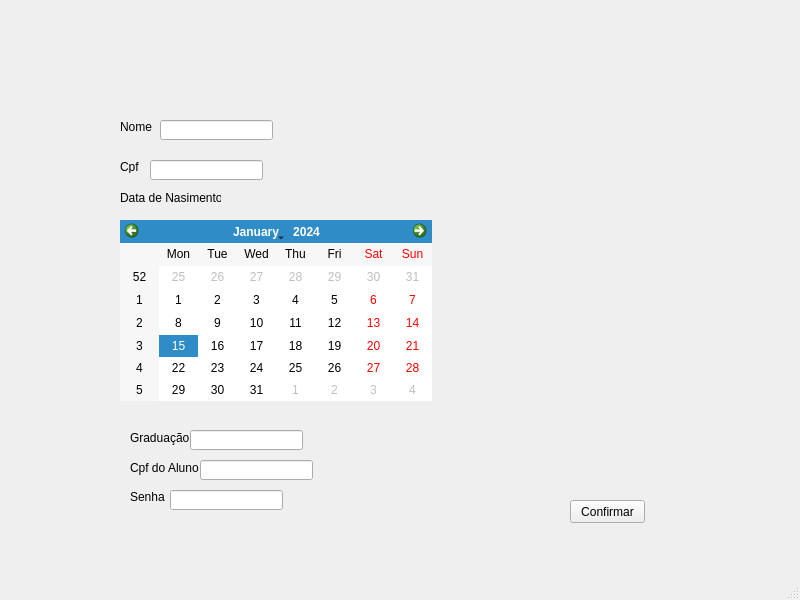
<?xml version="1.0" encoding="UTF-8"?>
<ui version="4.0">
 <class>MainWindow</class>
 <widget class="QMainWindow" name="MainWindow">
  <property name="geometry">
   <rect>
    <x>0</x>
    <y>0</y>
    <width>800</width>
    <height>600</height>
   </rect>
  </property>
  <property name="windowTitle">
   <string>MainWindow</string>
  </property>
  <widget class="QWidget" name="centralwidget">
   <widget class="QLabel" name="label">
    <property name="geometry">
     <rect>
      <x>120</x>
      <y>120</y>
      <width>47</width>
      <height>13</height>
     </rect>
    </property>
    <property name="text">
     <string>Nome</string>
    </property>
   </widget>
   <widget class="QLabel" name="label_2">
    <property name="geometry">
     <rect>
      <x>120</x>
      <y>160</y>
      <width>47</width>
      <height>13</height>
     </rect>
    </property>
    <property name="text">
     <string>Cpf</string>
    </property>
   </widget>
   <widget class="QLabel" name="label_3">
    <property name="geometry">
     <rect>
      <x>120</x>
      <y>190</y>
      <width>101</width>
      <height>16</height>
     </rect>
    </property>
    <property name="text">
     <string>Data de Nasimento</string>
    </property>
   </widget>
   <widget class="QCalendarWidget" name="calendarWidget">
    <property name="geometry">
     <rect>
      <x>120</x>
      <y>220</y>
      <width>312</width>
      <height>181</height>
     </rect>
    </property>
   </widget>
   <widget class="QLabel" name="label_4">
    <property name="geometry">
     <rect>
      <x>130</x>
      <y>430</y>
      <width>61</width>
      <height>16</height>
     </rect>
    </property>
    <property name="text">
     <string>Graduação</string>
    </property>
   </widget>
   <widget class="QLabel" name="label_5">
    <property name="geometry">
     <rect>
      <x>130</x>
      <y>460</y>
      <width>71</width>
      <height>16</height>
     </rect>
    </property>
    <property name="text">
     <string>Cpf do Aluno</string>
    </property>
   </widget>
   <widget class="QLabel" name="label_6">
    <property name="geometry">
     <rect>
      <x>130</x>
      <y>490</y>
      <width>47</width>
      <height>13</height>
     </rect>
    </property>
    <property name="text">
     <string>Senha</string>
    </property>
   </widget>
   <widget class="QLineEdit" name="lineEdit">
    <property name="geometry">
     <rect>
      <x>160</x>
      <y>120</y>
      <width>113</width>
      <height>20</height>
     </rect>
    </property>
   </widget>
   <widget class="QLineEdit" name="lineEdit_2">
    <property name="geometry">
     <rect>
      <x>150</x>
      <y>160</y>
      <width>113</width>
      <height>20</height>
     </rect>
    </property>
   </widget>
   <widget class="QLineEdit" name="lineEdit_4">
    <property name="geometry">
     <rect>
      <x>190</x>
      <y>430</y>
      <width>113</width>
      <height>20</height>
     </rect>
    </property>
   </widget>
   <widget class="QLineEdit" name="lineEdit_5">
    <property name="geometry">
     <rect>
      <x>200</x>
      <y>460</y>
      <width>113</width>
      <height>20</height>
     </rect>
    </property>
   </widget>
   <widget class="QLineEdit" name="lineEdit_6">
    <property name="geometry">
     <rect>
      <x>170</x>
      <y>490</y>
      <width>113</width>
      <height>20</height>
     </rect>
    </property>
   </widget>
   <widget class="QPushButton" name="pushButton">
    <property name="geometry">
     <rect>
      <x>570</x>
      <y>500</y>
      <width>75</width>
      <height>23</height>
     </rect>
    </property>
    <property name="text">
     <string>Confirmar</string>
    </property>
   </widget>
  </widget>
  <widget class="QMenuBar" name="menubar">
   <property name="geometry">
    <rect>
     <x>0</x>
     <y>0</y>
     <width>800</width>
     <height>21</height>
    </rect>
   </property>
  </widget>
  <widget class="QStatusBar" name="statusbar"/>
 </widget>
 <resources/>
 <connections/>
</ui>
